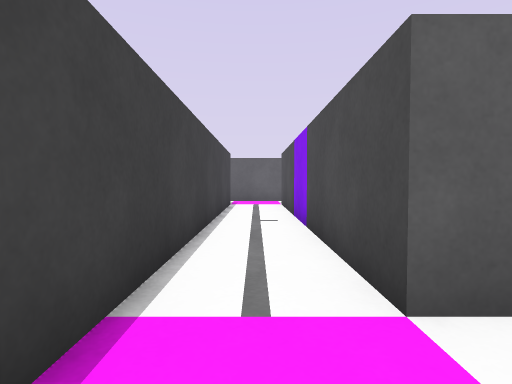
view 1 (above)

19 first-person views from a walk through a Gazebo world. The camera is 0.45 m above the floor, tilts 2° down and sees 80° across. The floor is counted in squares, 0.5 m on a side. Each view is taken from the middle of a square. On the plan, view 1 faces up. The plan holds only what a view shows up to about 11 squares ahead; the rest is blank. The place goes on beyond the plan.

view 2
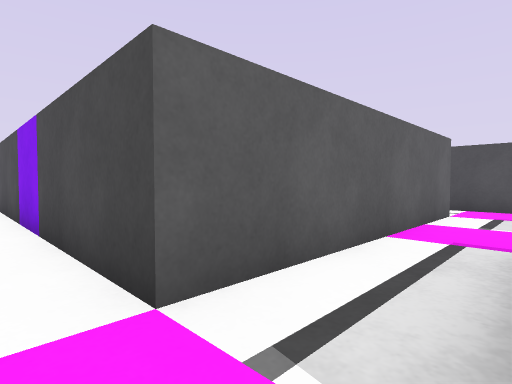

view 3
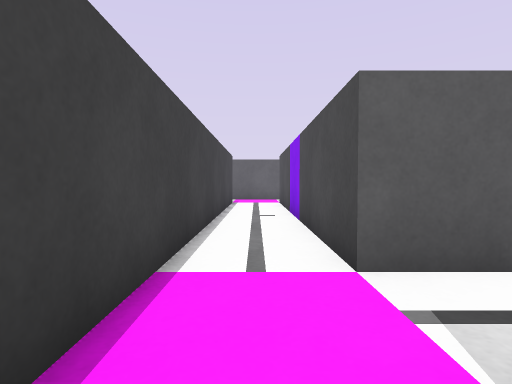

view 4
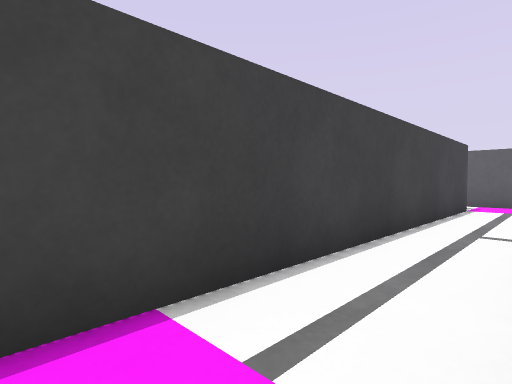

view 5
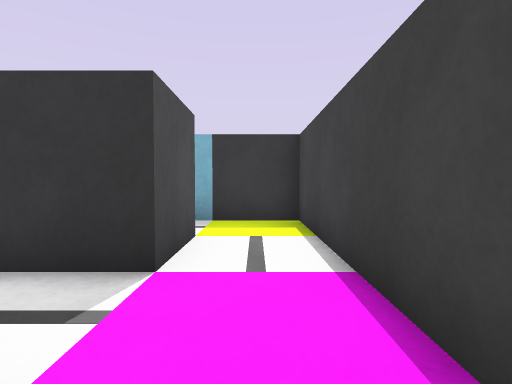

view 6
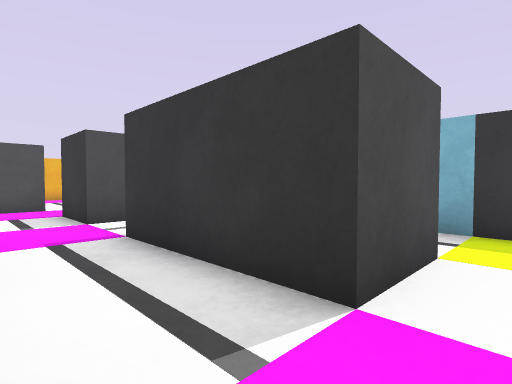

view 7
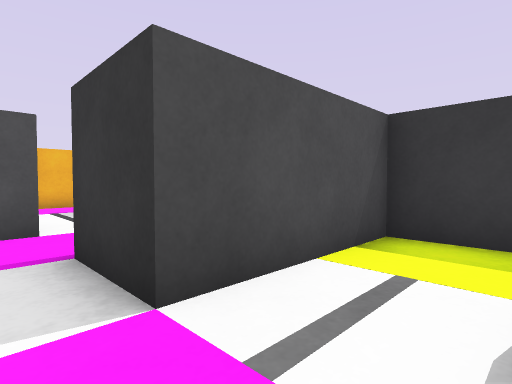

view 8
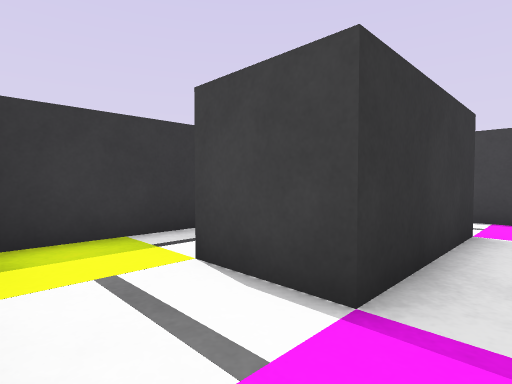

view 9
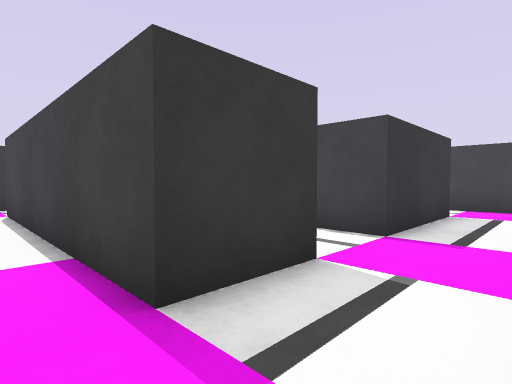

view 10
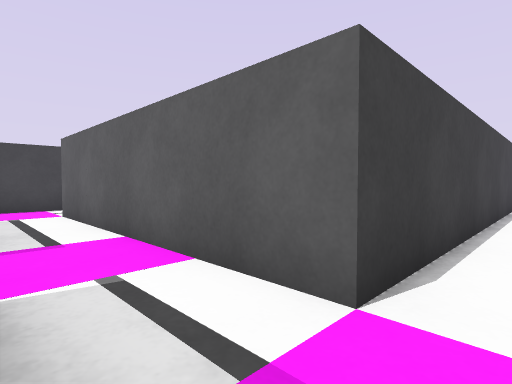

view 11
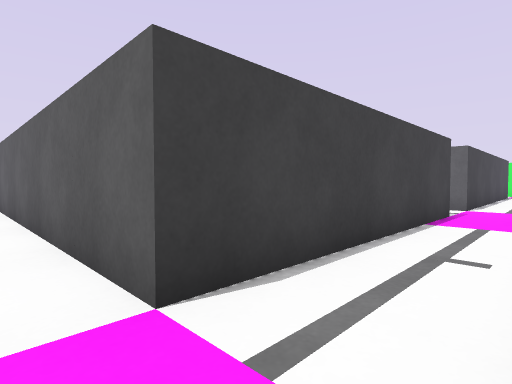

view 12
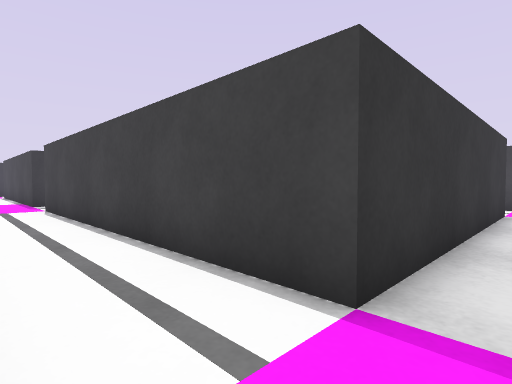

view 13
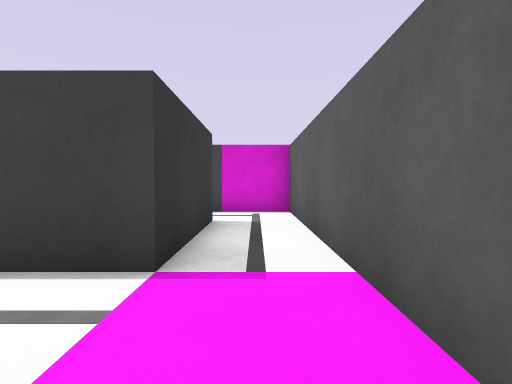

view 14
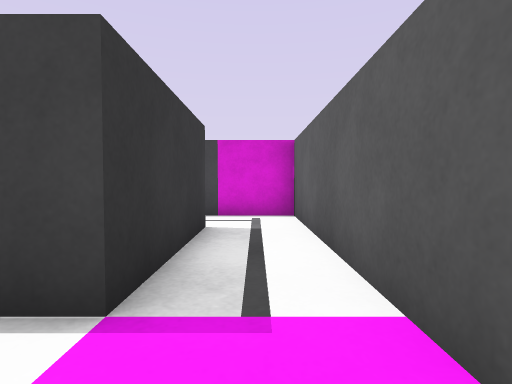

view 15
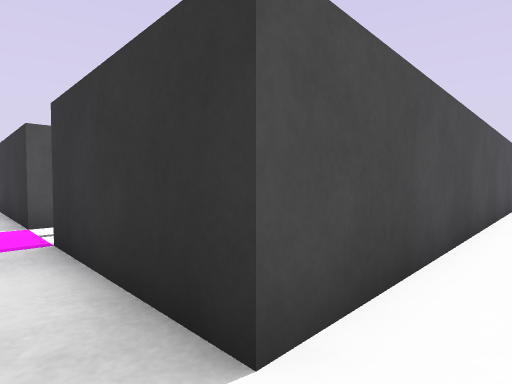

view 16
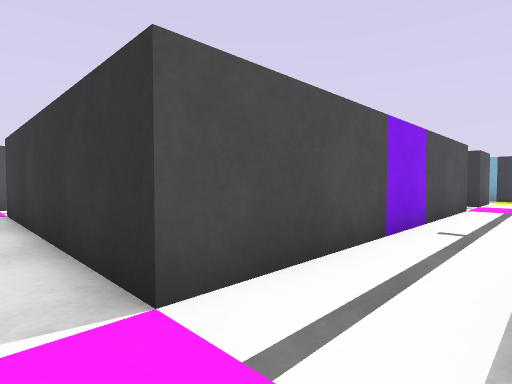

view 17
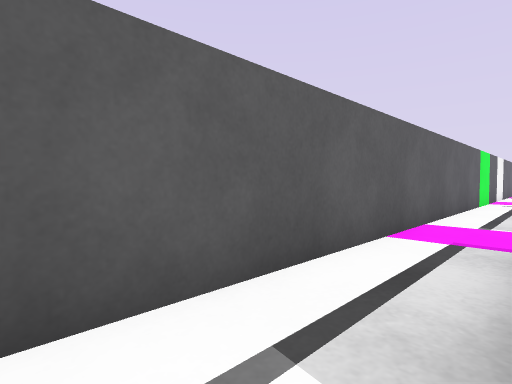

view 18
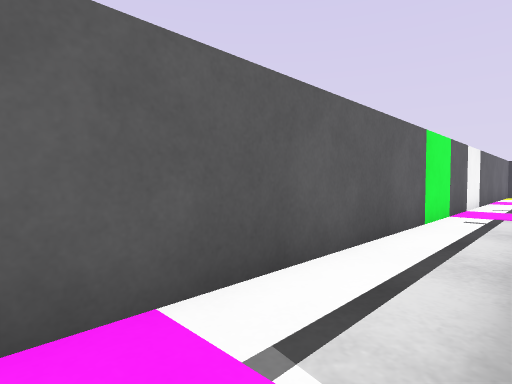

view 19
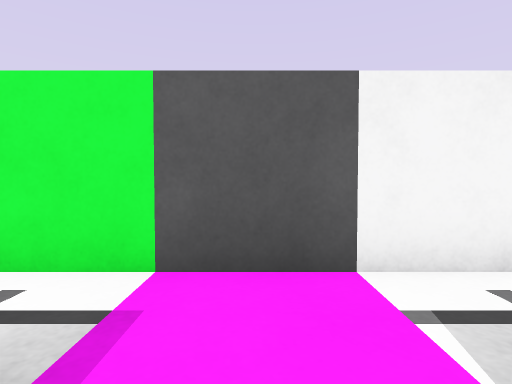

### Floor plan
Key: @ floor where view 1 was taken; # wall or solid block; . floor; B dark grey box; P purple box; C cyan box; R orange box; M magenta box; G green box; W white box; O other object.
Columns run from 7 left of view 1 to 17 right of it. Each row starts with its distance up from view 1.
 14 ###############GGBBWWO
 13 M....................
 12 M.#####.BBBBBBBBB.B
 11  .#   #.B       B.
 10  .#   #.B       B.
  9  .#   #.B       B.
  8  .#   #.P       B.
  7   #   #.P       B.
  6   #   #.P       B.
  5   #   #.B       B.
  4   #   #.B       B.
  3   #   #.B       B.
  2   #   #.BBBBBBBBB.B
  1       #...........B
  0       #@BBBBB.BBB.B
 -1       #.B   B.B B.......R
 -2       #.B   B.B B.
 -3       #..  ...B B.
 -4       BBC  BBBB B.
 -5                 B.
 -6                 B.
 -7                 B.
 -8        BBBBBBBBBB.
 -9              ......
-10                 B

Positions as (right, up) in squares from view 1, and headings:
1: (0, 0), facing up
2: (0, 0), facing up-right
3: (0, -1), facing up
4: (1, 1), facing up-left
5: (0, 3), facing down
6: (0, 2), facing down-right
7: (5, 1), facing down-right
8: (7, 1), facing down-left
9: (10, 2), facing down-left
10: (10, 0), facing up-left
11: (11, -9), facing up-left
12: (11, 13), facing down-left
13: (2, 13), facing left
14: (1, 13), facing left
15: (-6, 13), facing down-right
16: (-1, 13), facing down-right
17: (-6, 12), facing up-right
18: (0, 12), facing up-right
19: (10, 11), facing up
